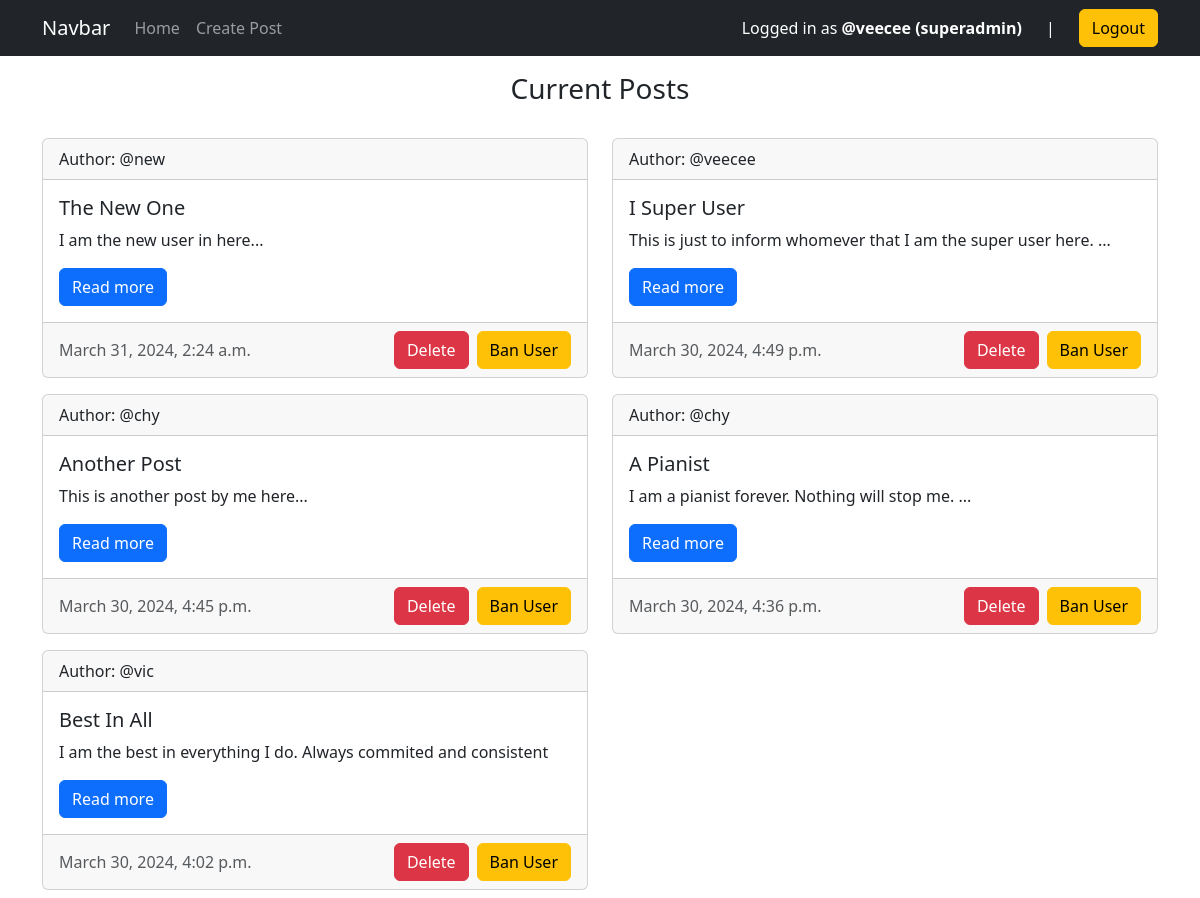
The page / (signed in) on the database its author committed.
### main/models.py (models this page shows, shortened)
class Post(models.Model):
    author = models.ForeignKey(User, on_delete=models.CASCADE)
    title = models.CharField(max_length=200)
    description = models.TextField()
    created_at = models.DateTimeField(auto_now_add=True)
    updated_at = models.DateTimeField(auto_now=True)
    class Meta:
        ordering = ('-created_at',)

### main/views.py (the view, shortened to what this page needs)
# urls.py: path('', views.home, name='home'),
@login_required(login_url='/login')
def home(request):
    posts = Post.objects.all()
    user_role = None
    if request.user.is_authenticated:
        if request.user.is_superuser:
            user_role = 'superadmin'
        elif request.user.groups.filter(name='mod').exists():
            user_role = 'mod'
        elif request.user.groups.filter(name='default').exists():
            user_role = 'default'
        else:
            user_role = 'no group'
    context = {
        "posts": posts,
        "user_role": user_role,
    }
    return render(request, 'main/home.html', context)

### main/templates/main/home.html (shortened to what this page needs)
{% extends 'main/base.html' %}
{% block content %}
    <h3 class="text-center py-3">Current Posts</h3>
    <div class="row">
        {% for post in posts %}
        <div class="col-6 my-2">
            <div class="card">
                <div class="card-header">
                    Author: @{{post.author.username}}
                </div>
                <div class="card-body">
                <h5 class="card-title">{{post.title}}</h5>
                <p class="card-text">{{post.description}}</p>
                <a href="#" class="btn btn-primary">Read more</a>
                </div>
                <div class="card-footer text-muted d-flex align-items-center justify-content-between">
                    {{post.created_at}}
                    <div class="d-flex gap-2">
                        {% if user == post.author or perms.main.delete_post %}
                            <form method="post">
                                <button type="submit" name="post-id" value="{{post.id}}" class="btn btn-danger">Delete</button>
                            </form>
                        {% endif %}
                        {% if user.is_superuser %}
                            <form method="post">
                                <button type="submit" name="user-id" value="{{post.author.id}}" class="btn btn-warning">Ban User</button>
                            </form>
                        {% endif %}
                    </div>
                </div>
            </div>
        </div>
        {% empty %}
        <p>No posts yet.</p>
        {% endfor %}
    </div>
{% endblock %}

### main/templates/main/base.html (shortened to what this page needs)
<!DOCTYPE html>
<html lang="en">
<head>
    <link href="https://cdn.jsdelivr.net/npm/bootstrap@5.3.3/dist/css/bootstrap.min.css" rel="stylesheet">
</head>
<body>
    <nav class="navbar navbar-expand-lg navbar-dark bg-dark">
        <div class="container">
            <a class="navbar-brand" href="#">Navbar</a>
            <div class="collapse navbar-collapse d-flex justify-content-between" id="navbarSupportedContent">
                <ul class="navbar-nav mr-auto">
                    <li class="nav-item active">
                        <a class="nav-link" href="{% url 'home' %}">Home</a>
                    </li>
                    <li class="nav-item">
                        <a class="nav-link" href="{% url 'create_post' %}">Create Post</a>
                    </li>
                </ul>
                <ul class="navbar-nav mr-auto">
                    {% if user.is_authenticated %}
                    <li class="nav-item active d-flex gap-4 align-items-center justify-content-between">
                        <span class="text-white">
                            Logged in as
                            <strong>
                                @{{user.username}}
                                <span class="">({{user_role}})</span>
                            </strong>
                        </span>
                        <span class="text-white">|</span>
                        <form action="{% url 'logout' %}" method="post">
                            <button type="submit" class="btn btn-warning">Logout</button>
                        </form>
                    </li>
                    {% else %}
                    <li class="nav-item active">
                        <a class="nav-link" href="{% url 'login' %}">Login</a>
                    </li>
                    {% endif %}
                </ul>
            </div>
        </div>
    </nav>
    <div class="container">
        {% block content %}
        {% endblock %}
    </div>
</body>
</html>

### rows shown on the page
Post: author.username "new", title "The New One", description "I am the new user in here...", created_at "March 31, 2024, 2:24 a.m.", {{ post.id }} 7 (drawn)
Post: author.username "veecee", title "I Super User", description "This is just to inform whomever that I am the super user here. ...", created_at "March 30, 2024, 4:49 p.m.", {{ post.id }} 5 (drawn)
Post: author.username "chy", title "Another Post", description "This is another post by me here...", created_at "March 30, 2024, 4:45 p.m.", {{ post.id }} 4 (drawn)
Post: author.username "chy", title "A Pianist", description "I am a pianist forever. Nothing will stop me. ...", created_at "March 30, 2024, 4:36 p.m.", {{ post.id }} 3 (drawn)
Post: author.username "vic", title "Best In All", description "I am the best in everything I do. Always commited and consistent", created_at "March 30, 2024, 4:02 p.m.", {{ post.id }} 2 (drawn)

### other values the page prints
{{ user.username }} "veecee"
{{ user_role }} "superadmin"
